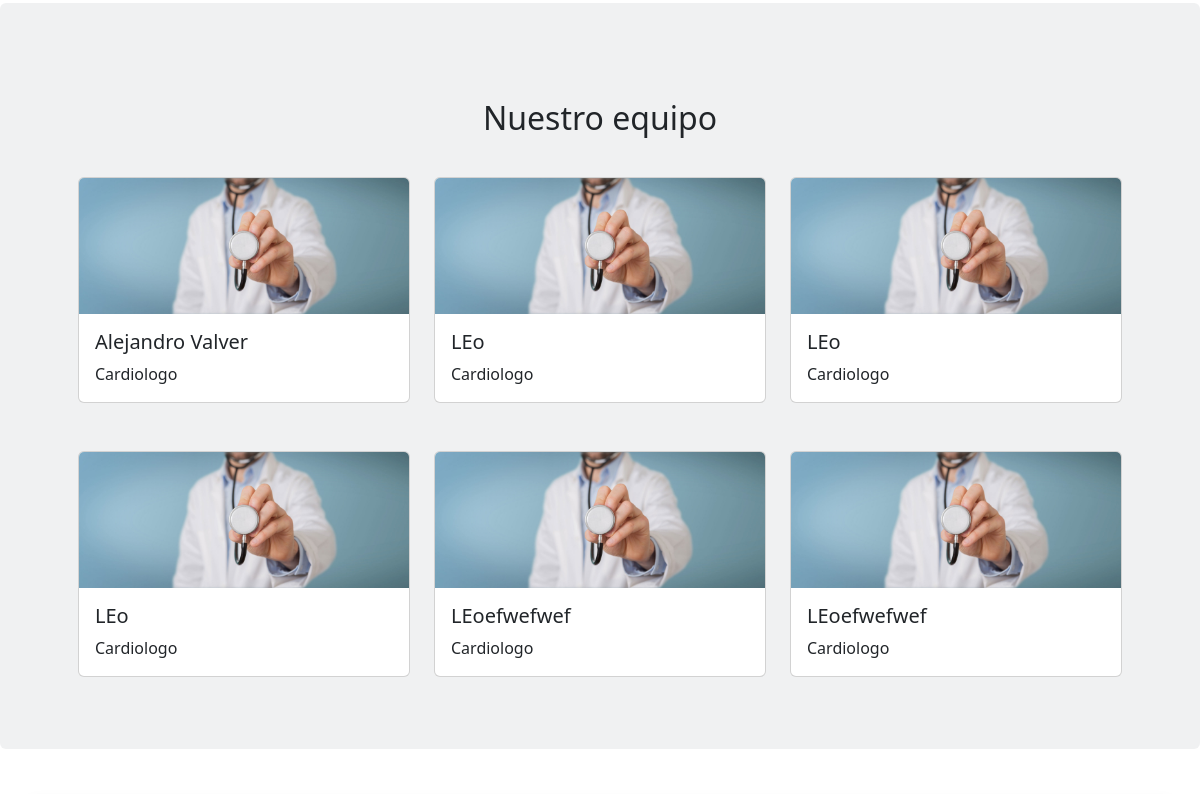
/inicio/ (middle part), run on an earlier commit of the app's database.
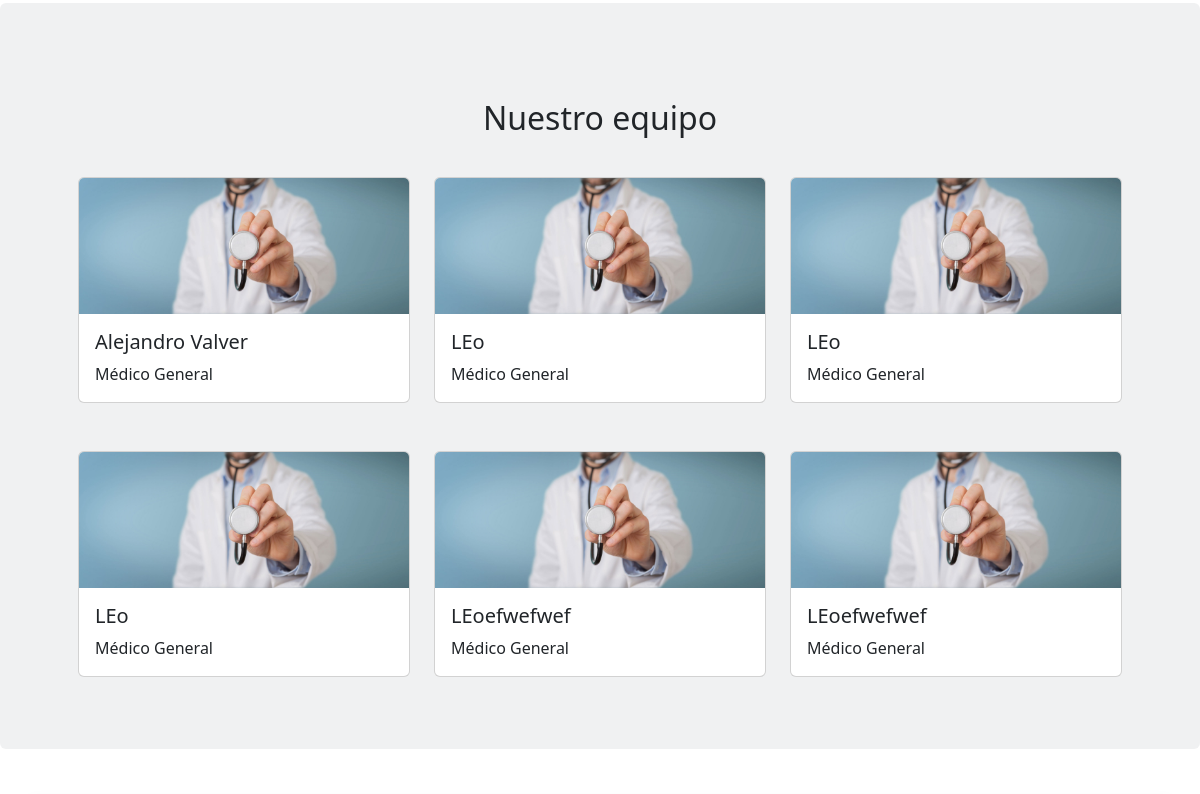
And on a later commit of the database.
### clinicaApp/models.py (models this page shows, shortened)
class Doctor(models.Model):
    id_doctor = models.AutoField(primary_key=True)
    nombre_doctor = models.CharField(max_length=150)
    titulo = models.CharField(max_length=150)
    especialidad = models.ForeignKey(Especialidad, on_delete=models.CASCADE, default=1)
    correo = models.CharField(max_length=150)
    foto = models.ImageField(upload_to='doctores/', null=True, blank=True)
    tipousuario = models.ForeignKey(Tipousuario, on_delete=models.CASCADE, default=2)

class Especialidad(models.Model):
    id_especialidad = models.AutoField(primary_key=True)
    nombre_especialidad = models.CharField(max_length=255)
    def __str__(self):
        return self.nombre_especialidad

### clinicaApp/views.py (the view)
# urls.py: path('', RedirectView.as_view(url='/inicio/')),
def inicio(request):
    if request.method == 'POST':
        form = AgendaForm(request.POST)
        if form.is_valid():
            form.save()
            return redirect('inicio')
    else:
        form = AgendaForm()
        doctores = Doctor.objects.all()
        especialidades = Especialidad.objects.all()
        equipo = Doctor.objects.all()
        return render(request, 'inicio.html', {
        'form': form,
        'doctores': doctores,
        'especialidades': especialidades,
        'equipo': equipo,
    })

### clinicaApp/templates/inicio.html (shortened to what this page needs)
{% extends 'clinicaweb.html' %}
{% block content %}
{% load static %}
<div class="bg-secondary bg-opacity-10 rounded mt-5">
  <div class="container mt-5 p-5">
    <h2 class="text-center pb-2">Nuestro equipo</h2>
    <div class="row">
        {% for Doctor in equipo %}
        <div class="col-md-4 py-4">
            <div class="card">
                {% if Doctor.foto %}
                <img src="{{ Doctor.foto.url }}" class="card-img-top" alt="{{ Doctor.nombre_doctor }}">
                {% else %}
                <img src="{% static 'img/medicina-3.jpg' %}" class="card-img-top" alt="Imagen por defecto">
                {% endif %}
                <div class="card-body">
                    <h5 class="card-title">{{ Doctor.nombre_doctor }}</h5>
                    <p class="card-text">{{ Doctor.especialidad }}</p>
                </div>
            </div>
        </div>
        {% empty %}
        <div class="col-12">
          <p class="text-center">No hay Funcionarios disponibles en este momento.</p>
        </div>
        {% endfor %}
    </div>
  </div>
</div>
{% include 'footer.html' %}
{% endblock %}

What changed in the data, as far as the page shows it:
changed through a linked row, Doctor "Alejandro Valver": especialidad "Cardiologo" → "Médico General"
changed through a linked row, Doctor (number 2 of 6 on the later page): especialidad "Cardiologo" → "Médico General"
changed through a linked row, Doctor (number 3 of 6 on the later page): especialidad "Cardiologo" → "Médico General"
changed through a linked row, Doctor (number 4 of 6 on the later page): especialidad "Cardiologo" → "Médico General"
changed through a linked row, Doctor (number 5 of 6 on the later page): especialidad "Cardiologo" → "Médico General"
changed through a linked row, Doctor (number 6 of 6 on the later page): especialidad "Cardiologo" → "Médico General"
